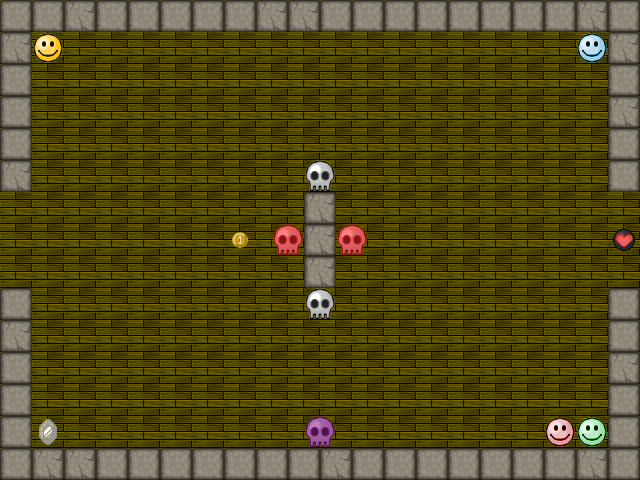

Rendered tile map (Tiled .tmx) drawn with the repository's tilesets; below, a short description and the map source with its tile grids summarised:
An orthogonal 40x30 tile map with 16x16 px tiles, 2 tile layers (background, map), 2 tilesets and 1 object.

<map version="1.0" orientation="orthogonal" renderorder="right-down" width="40" height="30" tilewidth="16" tileheight="16" nextobjectid="2">
 <properties>
  <property name="type" value="classic" />
 </properties>
 <tileset firstgid="1" name="Sprite" tilewidth="32" tileheight="32" tilecount="64" columns="8">
  <tileoffset x="0" y="16" />
  <image source="../../tileset/sprite.png" width="256" height="256" />
  <tile id="31">
   <objectgroup draworder="index" />
  </tile>
 </tileset>
 <tileset firstgid="65" name="Background" tilewidth="32" tileheight="32" tilecount="64" columns="8">
  <tileoffset x="0" y="16" />
  <image source="../../tileset/background.png" width="256" height="256" />
 </tileset>
 <layer name="background" width="40" height="30">
  <data>[1200 cells, 300 non-empty, 1 distinct tile ids]</data>
 </layer>
 <layer name="map" width="40" height="30">
  <data>[1200 cells, 75 non-empty, 12 distinct tile ids]</data>
 </layer>
 <objectgroup name="paths">
  <object id="1" x="312" y="423">
   <polyline points="0,0 -273,2 -272,-63 -271,-111 15,-111 93,-110 93,-192 95,-270 18,-270 -273,-271 -271,-316 -271,-385 2,-383 271,-382 272,-321 273,-271 -16,-275 -96,-275 -97,-191 -95,-115 -17,-115 272,-111 274,-64 272,-2" />
  </object>
 </objectgroup>
</map>
